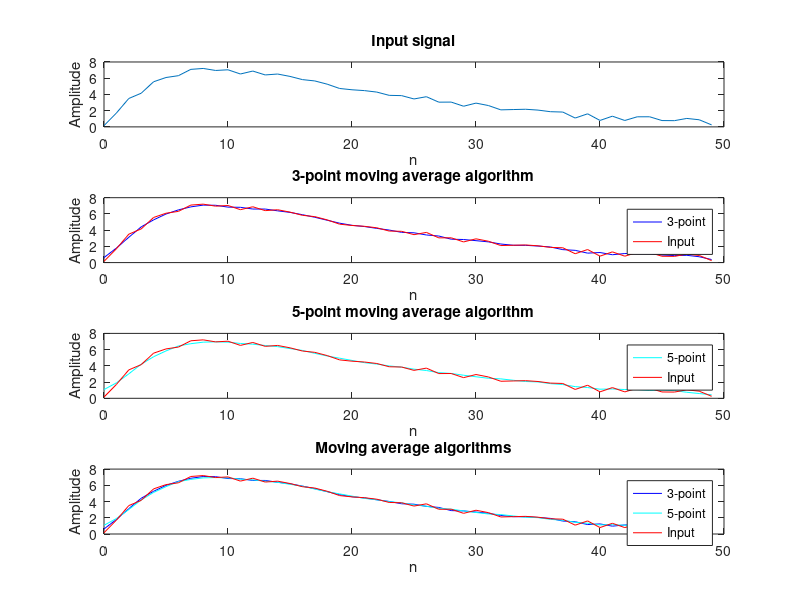

This figure's MATLAB source:
%% Experiment - 1
% Exercise - 5
clc;
clear;
figure;

%% Input signals
L = 50;  % Sequence length
r = rand(1, L);  % Uniformly distributed random sequence
d = 0.8 * (r - 0.5);  % Random noise
n = 0 : 1 : L-1;  % Discrete time index
s = 2 * n .* (0.9 .^ n);  % Uncorrupted signal
x = s + d;  % Noise corrupted signal

%% 3-point moving average algorithm
x_1 = [0 0 x];  % x[n-1]
x_2 = [0 x 0];  % x[n]
x_3 = [x 0 0];  % x[n+1]

y_3 = 1/3 * (x_1 + x_2 + x_3);
y_3(1) = []; y_3(end) = [];

%% 5-point moving average algorithm
x_1 = [0 0 0 0 x];  % x[n-2]
x_2 = [0 0 0 x 0];  % x[n-1]
x_3 = [0 0 x 0 0];  % x[n]
x_4 = [0 x 0 0 0];  % x[n+1]
x_5 = [x 0 0 0 0];  % x[n+2]

y_5 = 1/5 * (x_1 + x_2 + x_3 + x_4 + x_5);
y_5(1) = []; y_5(1) = [];
y_5(end) = []; y_5(end) = [];

%% Plots
subplot(411)
plot(n, x)
title('Input signal')
xlabel('n')
ylabel('Amplitude')

subplot(412)
plot(n, y_3, 'b', n, x, 'r')
title('3-point moving average algorithm')
legend('3-point', 'Input')
xlabel('n')
ylabel('Amplitude')

subplot(413)
plot(n, y_5, 'c', n, x, 'r')
title('5-point moving average algorithm')
legend('5-point', 'Input')
xlabel('n')
ylabel('Amplitude')

subplot(414)
plot(n, y_3, 'b', n, y_5, 'c', n, x, 'r')
title('Moving average algorithms')
legend('3-point', '5-point', 'Input')
xlabel('n')
ylabel('Amplitude')
